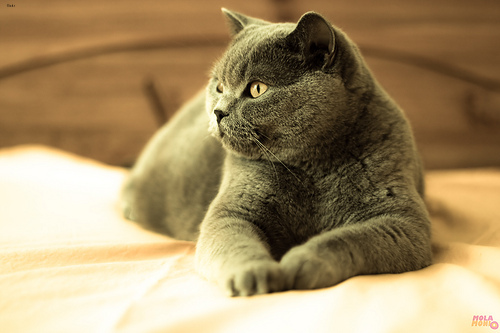
#> input picture data/raw/british_shorthair/British_Shorthair_102.jpg, 500 x 333 px, found by its file name; its folder holds only this picture in this run
$ python preprocessing.py
#> lines starting #> are read from the running program, lines starting #| are printed output that depends on the picture
import os
import random
from PIL import Image

# folders
RAW = "data/raw"
TRAIN = "data/train"
VAL = "data/val"

# image settings
SIZE = (224, 224)
VAL_RATIO = 0.2
EX = (".jpg")


def save_img(in_path, out_path):
    os.makedirs(os.path.dirname(out_path), exist_ok=True)
    img = Image.open(in_path).convert("RGB")
#> img is the input picture: PIL image 500x333 RGB; mean R, G, B 164.8, 142.8, 104.5
    img = img.resize(SIZE)
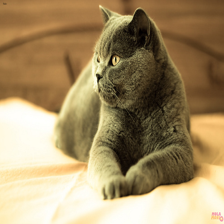
#> img: PIL image 224x224 RGB; mean R, G, B 164.8, 142.8, 104.5
    img.save(out_path)

def main():
    print("raw =", os.path.abspath(RAW))
    classes = os.listdir(RAW)
    print("found classes:", classes)

    for cls in classes:
        p = os.path.join(RAW, cls)
        if not os.path.isdir(p):
            continue

        imgs = [f for f in os.listdir(p) if f.lower().endswith(EX)]
        print(f"{cls}: {len(imgs)} imgs")

        if len(imgs) == 0:
            print(" -> skip")
            continue

        random.shuffle(imgs)
        cut = int(len(imgs) * (1 - VAL_RATIO))
        tr = imgs[:cut]
        val = imgs[cut:]

        print(f"  train: {len(tr)}, val: {len(val)}")

        for x in tr:
            save_img(os.path.join(p, x), os.path.join(TRAIN, cls, x))
        for x in val:
            save_img(os.path.join(p, x), os.path.join(VAL, cls, x))
#> pass 2 of the loop in main, `for cls in classes:`:
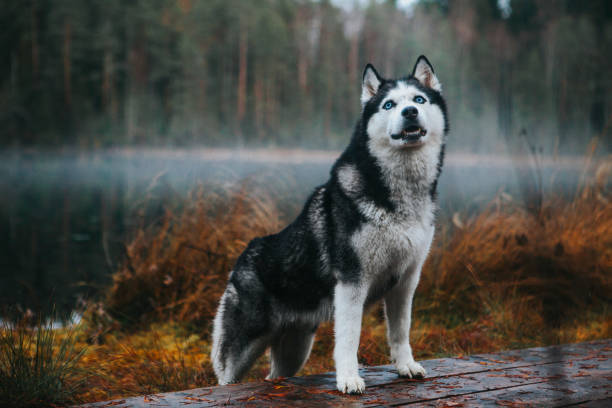
#> input picture data/raw/husky/istockphoto-1204265029-612x612.jpg, 612 x 408 px, found by its file name
#> in save_img, img is the input picture: PIL image 612x408 RGB; mean R, G, B 75.3, 74.3, 68.1
#> in save_img (call 2), `img = img.resize(SIZE)`:
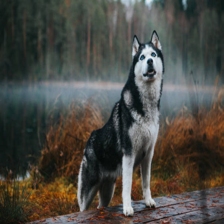
#> img: PIL image 224x224 RGB; mean R, G, B 75.3, 74.3, 68.1

    print("done.")

if __name__ == "__main__":
    main()
